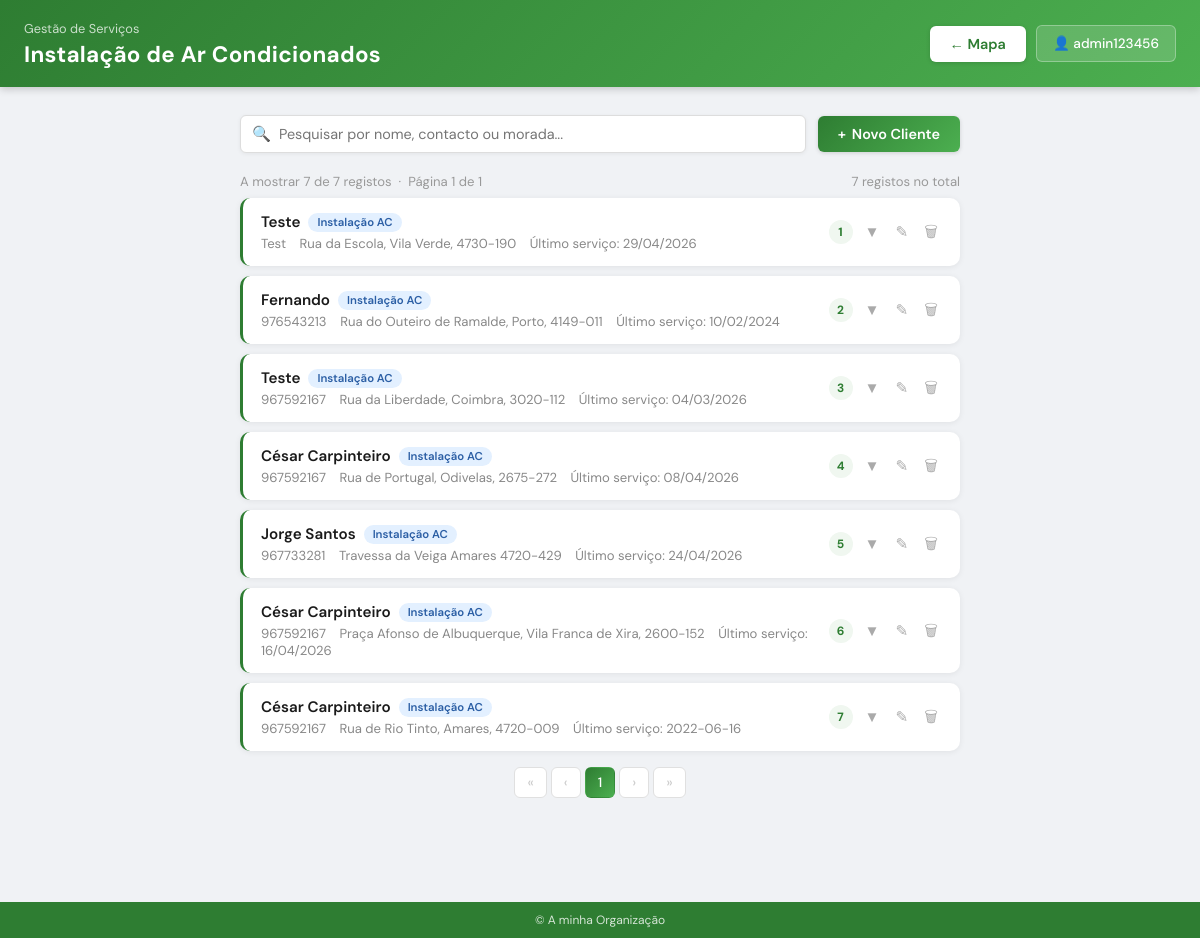
/test (signed in), run on the app's committed database.
### models.py (models this page shows)
class Usuario(UserMixin, db.Model):
    __tablename__ = 'usuario'
    id = db.Column(db.Integer, primary_key=True)
    nome = db.Column(db.String(30), unique=True)
    senha = db.Column(db.String())
    is_admin = db.Column(db.Boolean, default=False)
    email = db.Column(db.String(120))
    telefone = db.Column(db.String(30))
    nome_completo = db.Column(db.String(200))
    cargo = db.Column(db.String(100))
    org_id = db.Column(db.Integer, db.ForeignKey('organizacao.id'), nullable=True)

class Registo(db.Model):
    __tablename__ = 'registos'
    id = db.Column(db.Integer, primary_key=True)
    nome = db.Column(db.String(100), nullable=False)
    email = db.Column(db.String(100), nullable=True)
    contacto = db.Column(db.String(20), nullable=True)
    num_maquinas = db.Column(db.Integer, nullable=True)
    marca = db.Column(db.String(100), nullable=True)
    data_instalacao = db.Column(db.String(20), nullable=True)
    proxima_manutencao = db.Column(db.String(20), nullable=True)
    tipo_servico = db.Column(db.String(100), nullable=True)
    morada = db.Column(db.String(300), nullable=True)
    latitude = db.Column(db.Float, nullable=True)
    longitude = db.Column(db.Float, nullable=True)
    valor_pago = db.Column(db.Float, nullable=True)
    org_id = db.Column(db.Integer, db.ForeignKey('organizacao.id'), nullable=True)
    servicos = db.relationship('Servico', backref='registo', lazy=True, cascade='all, delete-orphan')

class Servico(db.Model):
    __tablename__ = 'servicos'
    id = db.Column(db.Integer, primary_key=True)
    registo_id = db.Column(db.Integer, db.ForeignKey('registos.id'), nullable=False)
    org_id = db.Column(db.Integer, db.ForeignKey('organizacao.id'), nullable=True)
    tipo_servico = db.Column(db.String(100), nullable=True)   # Instalação AC / Limpeza AC
    data_servico = db.Column(db.String(20), nullable=True)    # data em que foi feito
    proxima_manutencao = db.Column(db.String(20), nullable=True)
    num_maquinas = db.Column(db.Integer, nullable=True)
    marca = db.Column(db.String(100), nullable=True)
    valor_pago = db.Column(db.Float, nullable=True)
    notas = db.Column(db.String(500), nullable=True)
    created_at = db.Column(db.String(20), default=lambda: datetime.now().strftime('%d/%m/%Y'))

### main.py (the view, shortened to what this page needs)
@app.route('/test', methods=['GET', 'POST'])
@login_required
def nova_pagina():
    is_admin = current_user.is_admin
    page = request.args.get('page', 1, type=int)
    per_page = 25
    base_query = db.session.query(Registo).filter_by(org_id=current_user.org_id)
    total_registos = base_query.count()
    total_pages = (total_registos + per_page - 1) // per_page
    registos = base_query.order_by(Registo.id.desc()).offset((page - 1) * per_page).limit(per_page).all()
    return render_template('test.html', registos=registos, current_user=current_user, is_admin=is_admin,
                           page=page, total_pages=total_pages, total_registos=total_registos)

### main.py (called while the page is built)
@lm.user_loader
def user_loader(id):
    return db.session.query(Usuario).filter_by(id=id).first()

@app.context_processor
def inject_org():
    try:
        if current_user.is_authenticated and current_user.org_id:
            org = db.session.query(Organizacao).filter_by(id=current_user.org_id).first()
            return dict(org_nome=org.nome if org else 'A minha Organização', org=org)
        return dict(org_nome='A minha Organização', org=None)
    except:
        return dict(org_nome='A minha Organização', org=None)

### templates/test.html (shortened to what this page needs)
<!DOCTYPE html>
<html lang="pt">
<head>
</head>
<body>
    <div class="page-header">
        <div>
            <div class="subtitle">Gestão de Serviços</div>
            <h1>Instalação de Ar Condicionados</h1>
        </div>
        <div class="header-actions">
            <a href="/">← Mapa</a>
            <a href="/perfil" class="user-pill">👤 {{ current_user.nome }}</a>
        </div>
    </div>
    <div class="toolbar">
        {% if registos %}
        <div class="search-box">
            <span class="search-icon">&#128269;</span>
            <input type="text" id="searchInput" placeholder="Pesquisar por nome, contacto ou morada..." oninput="pesquisar()">
        </div>
        {% endif %}
        <button class="btn-new" onclick="toggleForm()">
            <span id="formBtnIcon">+</span> Novo Cliente
        </button>
    </div>
    {% if registos %}
    <div class="page-info">
        <span>A mostrar {{ registos|length }} de {{ total_registos }} registos &nbsp;·&nbsp; Página {{ page }} de {{ total_pages }}</span>
        <span id="registosCount">{{ total_registos }} registos no total</span>
    </div>
    <div class="registos-container">
        {% for r in registos %}
        {% set ultimo = r.servicos | sort(attribute='data_servico', reverse=True) | first if r.servicos else none %}
        <div class="registo-card" data-search="{{ r.nome }} {{ r.contacto }} {{ r.morada }}">
            <div class="registo-header">
                <div>
                    <div class="client-name">
                        {{ r.nome }}
                        {% if ultimo and ultimo.tipo_servico %}
                        <span class="tipo-badge">{{ ultimo.tipo_servico }}</span>
                        {% endif %}
                    </div>
                    <div class="client-sub">
                        <span>{{ r.contacto or '—' }}</span>
                        <span>{{ r.morada or '—' }}</span>
                        {% if ultimo %}
                        <span>Último serviço: {{ ultimo.data_servico or '—' }}</span>
                        {% endif %}
                    </div>
                </div>
                <div class="card-actions">
                    <div class="card-num">{{ loop.index + (page - 1) * 25 }}</div>
                    <button class="icon-btn toggle-btn" onclick="toggleDetail(this)" title="Histórico">&#9660;</button>
                    <button class="icon-btn edit" onclick="toggleEdit(this)" title="Editar cliente">&#9998;</button>
                    <form method="POST" action="/test/delete/{{ r.id }}" style="margin:0;" id="deleteForm-{{ r.id }}">
                        <button type="button" class="icon-btn danger" onclick="openModal('deleteForm-{{ r.id }}')">&#128465;</button>
                    </form>
                </div>
            </div>
        </div>
        {% endfor %}
    </div>
    <div class="pagination">
        {% if page > 1 %}
        <a href="{{ url_for('nova_pagina', page=1) }}">«</a>
        <a href="{{ url_for('nova_pagina', page=page-1) }}">‹</a>
        {% else %}
        <span class="disabled">«</span>
        <span class="disabled">‹</span>
        {% endif %}
        {% for p in range([1, page-2]|max, [total_pages+1, page+3]|min) %}
        <a href="{{ url_for('nova_pagina', page=p) }}" class="{{ 'active' if p == page else '' }}">{{ p }}</a>
        {% endfor %}
        {% if page < total_pages %}
        <a href="{{ url_for('nova_pagina', page=page+1) }}">›</a>
        <a href="{{ url_for('nova_pagina', page=total_pages) }}">»</a>
        {% else %}
        <span class="disabled">›</span>
        <span class="disabled">»</span>
        {% endif %}
    </div>
    {% endif %}
    <footer>&copy; {{ org_nome }}</footer>
</body>
</html>

### templates/test.html (style rules this page uses)
* { box-sizing: border-box; margin: 0; padding: 0; }
body { font-family: 'DM Sans', sans-serif; background-color: #f0f2f5; padding-bottom: 60px; }
.page-header { background: linear-gradient(135deg, #2e7d32, #4CAF50); padding: 18px 24px; display: flex; align-items: center; justify-content: space-between; flex-shrink: 0; box-shadow: 0 2px 8px rgba(0,0,0,0.2); }
.page-header .subtitle { font-size: 0.8em; color: rgba(255,255,255,0.75); margin-top: 2px; }
.page-header h1 { font-size: 1.4em; color: white; font-weight: 700; letter-spacing: 0.3px; margin-top: 3px; }
.header-actions { display: flex; align-items: center; gap: 10px; margin-left: auto; }
.header-actions a { all: unset; padding: 9px 20px; background: white; color: #2e7d32; text-decoration: none; border-radius: 6px; font-size: 0.9em; font-weight: 600; white-space: nowrap; box-shadow: 0 1px 4px rgba(0,0,0,0.15); transition: background 0.2s; cursor: pointer; font-family: 'DM Sans', sans-serif; display: inline-block; }
.header-actions a.user-pill { all: unset; padding: 9px 16px; background: rgba(255,255,255,0.15); color: white; border: 1px solid rgba(255,255,255,0.3); border-radius: 6px; font-size: 0.85em; font-weight: 500; white-space: nowrap; cursor: pointer; font-family: 'DM Sans', sans-serif; display: flex; align-items: center; gap: 8px; box-shadow: none; text-decoration: none; }
.toolbar { width: 60%; margin: 28px auto 0 auto; display: flex; justify-content: space-between; align-items: center; gap: 12px; }
.search-box { flex: 1; position: relative; }
.search-box input { width: 100%; padding: 9px 14px 9px 38px; border: 1px solid #ddd; border-radius: 6px; font-size: 0.9em; background: white; box-shadow: 0 1px 4px rgba(0,0,0,0.06); font-family: 'DM Sans', sans-serif; color: #333; }
.search-icon { position: absolute; left: 12px; top: 50%; transform: translateY(-50%); color: #aaa; font-size: 0.95em; pointer-events: none; }
.btn-new { padding: 9px 20px; background: linear-gradient(135deg, #2e7d32, #4CAF50); color: white; border: none; border-radius: 6px; font-size: 0.9em; font-weight: 600; cursor: pointer; box-shadow: 0 1px 4px rgba(0,0,0,0.15); transition: opacity 0.2s; white-space: nowrap; font-family: 'DM Sans', sans-serif; display: flex; align-items: center; gap: 6px; }
.page-info { width: 60%; margin: 20px auto 8px auto; font-size: 0.82em; color: #999; display: flex; justify-content: space-between; align-items: center; }
.registos-container { width: 60%; margin: 0 auto; }
.registo-card { background: white; border-radius: 10px; margin-bottom: 10px; overflow: hidden; box-shadow: 0 1px 6px rgba(0,0,0,0.07); border-left: 3px solid #2e7d32; transition: box-shadow 0.2s; }
.registo-header { padding: 14px 18px; display: flex; justify-content: space-between; align-items: center; }
.client-name { font-weight: 600; font-size: 0.95em; color: #1a1a1a; margin-bottom: 3px; display: flex; align-items: center; gap: 8px; }
.client-sub { color: #888; font-size: 0.82em; }
.client-sub span { margin-right: 10px; }
.tipo-badge { background: #e3f0ff; color: #2c5fa5; padding: 2px 9px; border-radius: 10px; font-size: 0.75em; font-weight: 600; }
.card-actions { display: flex; align-items: center; gap: 8px; }
.card-num { background: #f0f7f0; color: #2e7d32; border-radius: 50%; width: 24px; height: 24px; display: flex; align-items: center; justify-content: center; font-weight: 700; font-size: 0.75em; flex-shrink: 0; }
.icon-btn { background: none; border: none; cursor: pointer; color: #aaa; font-size: 0.95em; padding: 4px; transition: color 0.15s, transform 0.15s; line-height: 1; }
.toggle-btn { transition: transform 0.25s; }
.pagination { width: 60%; margin: 16px auto 80px auto; display: flex; justify-content: center; align-items: center; gap: 4px; flex-wrap: wrap; }
.pagination a, .pagination span { padding: 6px 12px; border-radius: 6px; font-size: 0.85em; text-decoration: none; border: 1px solid #e0e0e0; background: white; color: #2e7d32; font-weight: 500; transition: all 0.2s; font-family: 'DM Sans', sans-serif; }
.pagination .active { background: linear-gradient(135deg, #2e7d32, #4CAF50); color: white; border-color: transparent; }
.pagination .disabled { color: #ccc; pointer-events: none; }
footer { text-align: center; padding: 10px; background: #2e7d32; color: rgba(255,255,255,0.8); font-size: 12px; position: fixed; bottom: 0; width: 100%; }

### data on the page
Usuario: nome "admin123456"
Registo: nome "Teste", contacto "Test", morada "Rua da Escola, Vila Verde, 4730-190"
Servico: tipo_servico "Instalação AC", data_servico "29/04/2026"
Registo: nome "Fernando", contacto "976543213", morada "Rua do Outeiro de Ramalde, Porto, 4149-011"
Servico: tipo_servico "Instalação AC", data_servico "10/02/2024"
Registo: nome "Teste", contacto "967592167", morada "Rua da Liberdade, Coimbra, 3020-112"
Servico: tipo_servico "Instalação AC", data_servico "04/03/2026"
Registo: nome "César Carpinteiro", contacto "967592167", morada "Rua de Portugal, Odivelas, 2675-272"
Servico: tipo_servico "Instalação AC", data_servico "08/04/2026"
Registo: nome "Jorge Santos", contacto "967733281", morada "Travessa da Veiga Amares 4720-429"
Servico: tipo_servico "Instalação AC", data_servico "24/04/2026"
Registo: nome "César Carpinteiro", contacto "967592167", morada "Praça Afonso de Albuquerque, Vila Franca de Xira, 2600-152"
Servico: tipo_servico "Instalação AC", data_servico "16/04/2026"
Registo: nome "César Carpinteiro", contacto "967592167", morada "Rua de Rio Tinto, Amares, 4720-009"
Servico: tipo_servico "Instalação AC", data_servico "2022-06-16"

### other printed values
{{ registos|length }} "7"
{{ total_registos }} "7"
{{ page }} "1"
{{ total_pages }} "1"
{{ p }} "1"
{{ org_nome }} "A minha Organização"
